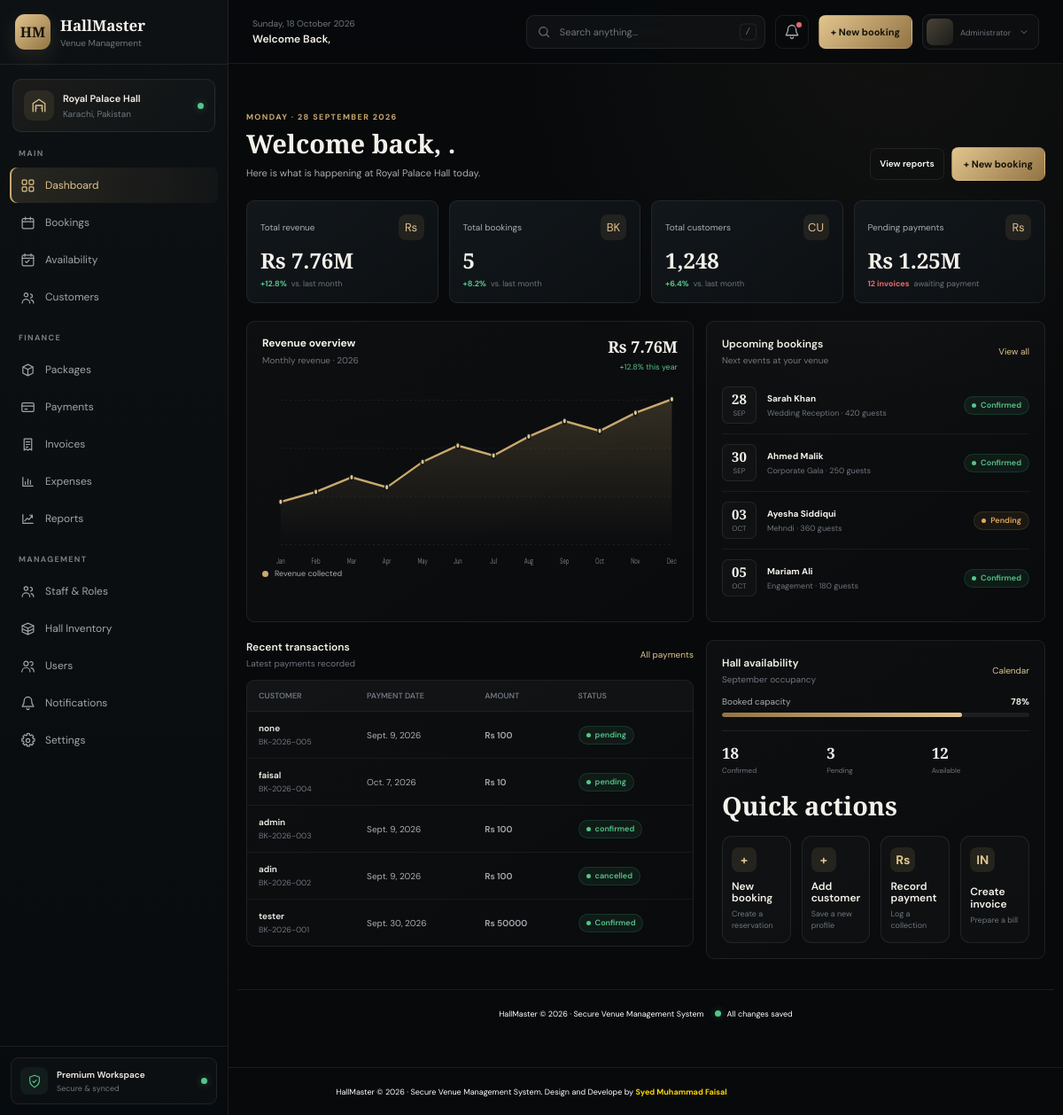
The app's page / (signed in) with its own data.
### hall_management/models.py (models this page shows, shortened)
class newbooking(models.Model):
    booking_id     = models.CharField(max_length=40 , primary_key=True, editable=False)
    customer_name  = models.CharField(max_length=100)
    phone_number   = models.CharField(max_length=12)
    nic_number     = models.CharField(max_length=15 , unique=True , null=False)
    customer_email = models.EmailField()
    event_name     = models.CharField(max_length=100)
    event_type     = models.CharField(max_length=100)
    event_date     = models.DateField()
    event_guest    = models.IntegerField(null=False)
    event_hall     = models.CharField(max_length=10)
    special_req    = models.CharField(max_length=500 , null= True)
    hall_price     = models.IntegerField(null=False)
    status         = models.CharField(max_length=20)
    event_time     = models.TimeField(null = True , default = "00:00:00")
    payment_status = models.CharField(max_length=20 , default="Pending")

### hall_management/views.py (the view)
# urls.py: path('' , dashboard , name ="dashboard"),
@login_required(login_url='login')
def dashboard(request):
    dashboard_booking_list = newbooking.objects.all().order_by('-booking_id')[:5]
    total_bookings = newbooking.objects.count()
    context = {
        'dashboard_booking_list': dashboard_booking_list,
        'total_bookings': total_bookings,
    }
    return render(request ,"dashboard.html" , context)

### hall_management/templates/dashboard.html (shortened to what this page needs)
{% extends 'base.html' %}
{% block page_content %}
<main class="content-wrap">
    <header class="page-heading">
        <div>
            <span class="eyebrow">MONDAY · 28 SEPTEMBER 2026</span>
            <h1>Welcome back, {{ user.first_name }}.</h1>
            <p>Here is what is happening at Royal Palace Hall today.</p>
        </div>
        <div class="heading-actions">
            <a class="text-button" href="{% url 'reports' %}">View reports</a>
            <a class="primary-button" href="{% url 'bookingform' %}">+ New booking</a>
        </div>
    </header>
    <section class="stats-grid" aria-label="Venue performance summary">
        <article class="stat-card">
            <div class="stat-top">
                <span class="stat-label">Total revenue</span>
                <span class="stat-icon" aria-hidden="true">Rs</span>
            </div>
            <strong class="stat-value">Rs 7.76M</strong>
            <div class="stat-foot">
                <span class="trend">+12.8%</span>
                <span>vs. last month</span>
            </div>
        </article>
        <article class="stat-card">
            <div class="stat-top">
                <span class="stat-label">Total bookings</span>
                <span class="stat-icon" aria-hidden="true">BK</span>
            </div>
            <strong class="stat-value">{{ total_bookings }}</strong>
            <div class="stat-foot">
                <span class="trend">+8.2%</span>
                <span>vs. last month</span>
            </div>
        </article>
        <article class="stat-card">
            <div class="stat-top">
                <span class="stat-label">Total customers</span>
                <span class="stat-icon" aria-hidden="true">CU</span>
            </div>
            <strong class="stat-value">1,248</strong>
            <div class="stat-foot">
                <span class="trend">+6.4%</span>
                <span>vs. last month</span>
            </div>
        </article>
        <article class="stat-card">
            <div class="stat-top">
                <span class="stat-label">Pending payments</span>
                <span class="stat-icon" aria-hidden="true">Rs</span>
            </div>
            <strong class="stat-value">Rs 1.25M</strong>
            <div class="stat-foot">
                <span class="trend down">12 invoices</span>
                <span>awaiting payment</span>
            </div>
        </article>
    </section>
    <section class="section dashboard-grid" aria-label="Revenue and upcoming bookings">
        <article class="panel chart-panel">
            <div class="chart-header">
                <div>
                    <strong>Revenue overview</strong>
                    <span>Monthly revenue · 2026</span>
                </div>
                <div class="chart-total">
                    <strong>Rs 7.76M</strong>
                    <span>+12.8% this year</span>
                </div>
            </div>
            <div class="chart-box" role="img" aria-label="Monthly revenue trend from January to December">
                <svg viewBox="0 0 720 205" preserveAspectRatio="none" aria-hidden="true">
                    <text class="chart-label" x="32" y="200" text-anchor="middle">Jan</text>
                    <text class="chart-label" x="93" y="200" text-anchor="middle">Feb</text>
                    <text class="chart-label" x="155" y="200" text-anchor="middle">Mar</text>
                    <text class="chart-label" x="216" y="200" text-anchor="middle">Apr</text>
                    <text class="chart-label" x="278" y="200" text-anchor="middle">May</text>
                    <text class="chart-label" x="339" y="200" text-anchor="middle">Jun</text>
                    <text class="chart-label" x="401" y="200" text-anchor="middle">Jul</text>
                    <text class="chart-label" x="462" y="200" text-anchor="middle">Aug</text>
                    <text class="chart-label" x="524" y="200" text-anchor="middle">Sep</text>
                    <text class="chart-label" x="585" y="200" text-anchor="middle">Oct</text>
                    <text class="chart-label" x="647" y="200" text-anchor="middle">Nov</text>
                    <text class="chart-label" x="710" y="200" text-anchor="middle">Dec</text>
                </svg>
            </div>
            <div class="legend"><i class="legend-dot"></i> Revenue collected</div>
        </article>
        <section class="panel panel-pad">
            <div class="section-head">
                <div>
                    <h2>Upcoming bookings</h2>
                    <p>Next events at your venue</p>
                </div>
                <a class="section-link" href="/bookings/">View all</a>
            </div>
            <div class="booking-list">
                <article class="booking-row">
                    <span class="date-tile"><strong>28</strong><span>Sep</span></span>
                    <span class="booking-row-copy"><strong>Sarah Khan</strong><span>Wedding Reception · 420 guests</span></span>
                    <span class="status confirmed">Confirmed</span>
                </article>
                <article class="booking-row">
                    <span class="date-tile"><strong>30</strong><span>Sep</span></span>
                    <span class="booking-row-copy"><strong>Ahmed Malik</strong><span>Corporate Gala · 250 guests</span></span>
                    <span class="status confirmed">Confirmed</span>
                </article>
                <article class="booking-row">
                    <span class="date-tile"><strong>03</strong><span>Oct</span></span>
                    <span class="booking-row-copy"><strong>Ayesha Siddiqui</strong><span>Mehndi · 360 guests</span></span>
                    <span class="status pending">Pending</span>
                </article>
                <article class="booking-row">
                    <span class="date-tile"><strong>05</strong><span>Oct</span></span>
                    <span class="booking-row-copy"><strong>Mariam Ali</strong><span>Engagement · 180 guests</span></span>
                    <span class="status confirmed">Confirmed</span>
                </article>
            </div>
        </section>
    </section>
    <section class="section dashboard-grid" aria-label="Transactions and hall availability">
        <section>
            <div class="section-head">
                <div>
                    <h2>Recent transactions</h2>
                    <p>Latest payments recorded</p>
                </div>
                <a class="section-link" href="/payments/">All payments</a>
            </div>
            <div class="panel table-scroll">
                <table class="data-table">
                    <thead>
                        <tr>
                            <th>CUSTOMER</th>
                            <th>PAYMENT DATE</th>
                            <th>AMOUNT</th>
                            <th>STATUS</th>
                        </tr>
                    </thead>
                    <tbody>
                        {% for dashboard_booking in dashboard_booking_list %}
                        <tr>
                            <td>
                                <span class="cell-primary">{{ dashboard_booking.customer_name }}</span>
                                <span class="cell-sub">{{ dashboard_booking.booking_id }}</span>
                            </td>
                            <td>{{ dashboard_booking.event_date }}</td>
                            <td class="cell-primary">Rs {{ dashboard_booking.hall_price }}</td>
                            <td><span class="status paid">{{ dashboard_booking.status }}</span></td>
                        </tr>
                        {% endfor %}
                    </tbody>
                </table>
            </div>
        </section>
        <section class="panel panel-pad">
            <div class="section-head">
                <div>
                    <h2>Hall availability</h2>
                    <p>September occupancy</p>
                </div>
                <a class="section-link" href="/availability/">Calendar</a>
            </div>
            <div class="progress-label">
                <span>Booked capacity</span>
                <strong>78%</strong>
            </div>
            <div class="progress-track" role="progressbar" aria-label="Booked capacity" aria-valuenow="78" aria-valuemin="0" aria-valuemax="100">
                <div class="progress-fill" style="width:78%"></div>
            </div>
            <div class="availability-summary">
                <div><strong>18</strong><span>Confirmed</span></div>
                <div><strong>3</strong><span>Pending</span></div>
                <div><strong>12</strong><span>Available</span></div>
            </div>
            <div class="section">
                <h2>Quick actions</h2>
                <div class="quick-grid">
                    <a class="quick-action" href="/bookings/">
                        <span class="stat-icon" aria-hidden="true">+</span>
                        <span class="quick-action-copy"><strong>New booking</strong><span>Create a reservation</span></span>
                    </a>
                    <a class="quick-action" href="/customers/">
                        <span class="stat-icon" aria-hidden="true">+</span>
                        <span class="quick-action-copy"><strong>Add customer</strong><span>Save a new profile</span></span>
                    </a>
                    <a class="quick-action" href="/payments/">
                        <span class="stat-icon" aria-hidden="true">Rs</span>
                        <span class="quick-action-copy"><strong>Record payment</strong><span>Log a collection</span></span>
                    </a>
                    <a class="quick-action" href="/invoices/">
                        <span class="stat-icon" aria-hidden="true">IN</span>
                        <span class="quick-action-copy"><strong>Create invoice</strong><span>Prepare a bill</span></span>
                    </a>
                </div>
            </div>
        </section>
    </section>
</main>
<footer class="app-footer">
    <span>HallMaster &copy; 2026 · Secure Venue Management System</span>
    <span class="footer-right"><i class="sync-dot"></i>All changes saved</span>
</footer>
</div>
</div>
{% endblock %}

### records on screen
newbooking: customer_name "none", booking_id "BK-2026-005", event_date "Sept. 9, 2026", hall_price "100", status "pending"
newbooking: customer_name "faisal", booking_id "BK-2026-004", event_date "Oct. 7, 2026", hall_price "10", status "pending"
newbooking: customer_name "admin", booking_id "BK-2026-003", event_date "Sept. 9, 2026", hall_price "100", status "confirmed"
newbooking: customer_name "adin", booking_id "BK-2026-002", event_date "Sept. 9, 2026", hall_price "100", status "cancelled"
newbooking: customer_name "tester", booking_id "BK-2026-001", event_date "Sept. 30, 2026", hall_price "50000", status "Confirmed"

### other values on screen
{{ total_bookings }} "5"
